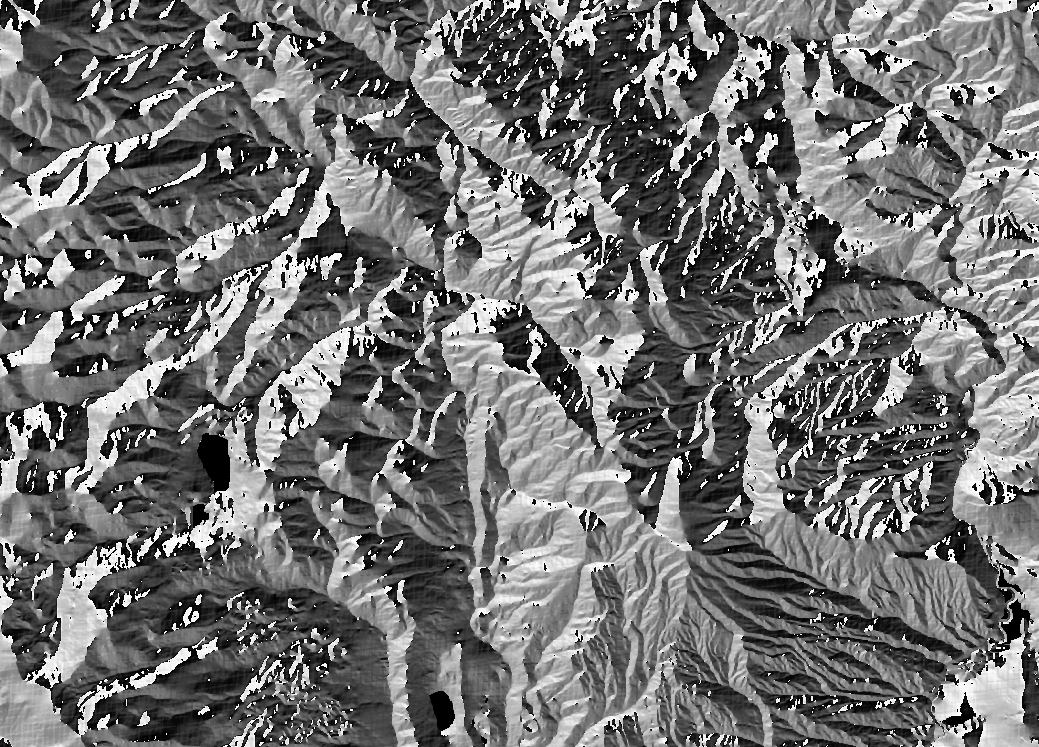
#> input picture data/beaverCreek/aspect.tif, 1039 x 747 px
$ python view_tif.py --file data/beaverCreek/aspect.tif
#> lines starting #> are read from the running program, lines starting #| are printed output that depends on the picture; long printed decimals are rounded
#!/usr/bin/env python3.10

import sys
import os
import argparse
import matplotlib.pyplot as plt
import cv2
import numpy as np

def view_tif_file(file_path, title=None):
    """View a TIF file using matplotlib"""
#> called with file_path = 'data/beaverCreek/aspect.tif'
    if not os.path.exists(file_path):
        print(f"Error: File {file_path} not found")
        return

    # Read the TIF file
    img = cv2.imread(file_path, cv2.IMREAD_UNCHANGED)
#> img is the input picture: shape (747, 1039) float32; min -1, max 360, mean 160.4

    if img is None:
        print(f"Error: Could not read {file_path}")
        return

    print(f"Image shape: {img.shape}")
#| Image shape: (747, 1039)
    print(f"Data type: {img.dtype}")
#| Data type: float32
    print(f"Min value: {img.min()}")
#| Min value: -1.0
    print(f"Max value: {img.max()}")
#| Max value: 359.999

    # Display the image
    plt.figure(figsize=(10, 8))
    plt.imshow(img, cmap='gray')
    plt.colorbar(label='Pixel Value')

    if title:
        plt.title(title)
    else:
        plt.title(os.path.basename(file_path))

    plt.axis('off')
    plt.tight_layout()
    plt.show()
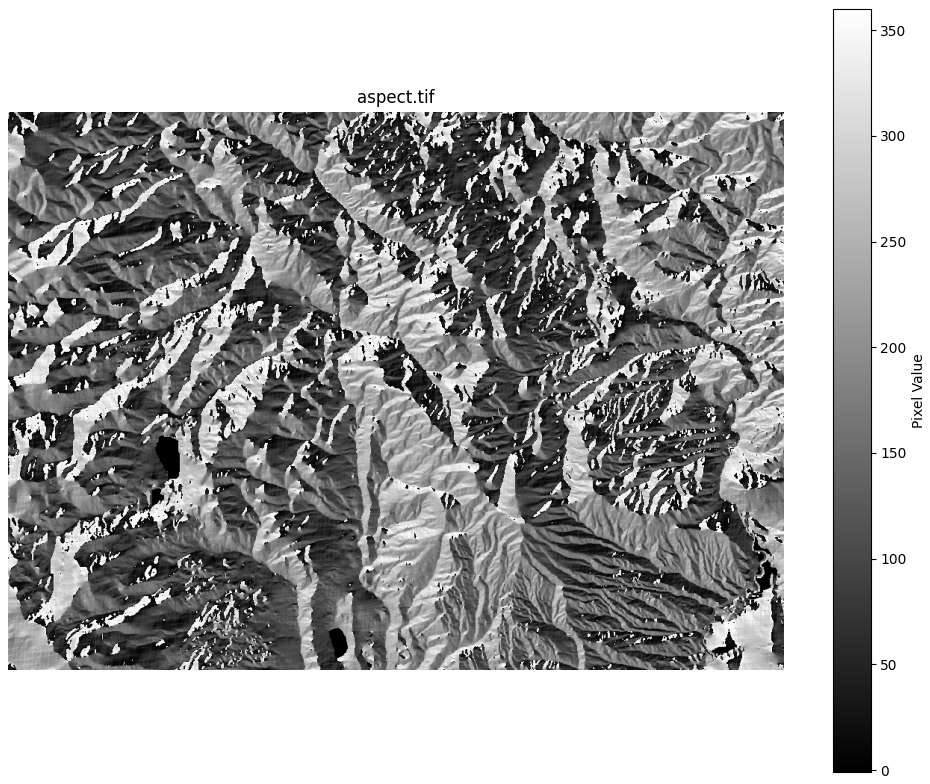
#> figure drawn by matplotlib, 2 panels

def list_available_tifs():
    """List all available TIF files in the data directory"""
    print("Available TIF files:")
    print("\nTerrain data (in each fire directory):")
    terrain_files = ['dem.tif', 'aspect.tif', 'slope.tif', 'ndvi.tif',
                     'band_2.tif', 'band_3.tif', 'band_4.tif', 'band_5.tif']
    for file in terrain_files:
        print(f"  {file}")

    print("\nFire perimeter data (in perims/ subdirectory):")
    print("  Date-based files (e.g., 0711.tif, 0712.tif, etc.)")

    # List fires
    fires = [f for f in os.listdir('data') if os.path.isdir(os.path.join('data', f)) and not f.startswith('.')]
    print(f"\nAvailable fires: {fires}")

def main():
    parser = argparse.ArgumentParser(description='View TIF files in the FireCast project')
    parser.add_argument('--file', type=str, help='Path to TIF file to view')
    parser.add_argument('--fire', type=str, help='Fire name (e.g., beaverCreek)')
    parser.add_argument('--type', type=str, choices=['dem', 'aspect', 'slope', 'ndvi', 'band_2', 'band_3', 'band_4', 'band_5'],
                       help='Type of terrain data to view')
    parser.add_argument('--date', type=str, help='Date for perimeter data (e.g., 0711)')
    parser.add_argument('--list', action='store_true', help='List available TIF files')

    args = parser.parse_args()

    if args.list:
        list_available_tifs()
        return

    if args.file:
        # Direct file path provided
        view_tif_file(args.file)
    elif args.fire and args.type:
        # View terrain data for specific fire
        file_path = f"data/{args.fire}/{args.type}.tif"
        view_tif_file(file_path, f"{args.fire} - {args.type}")
    elif args.fire and args.date:
        # View perimeter data for specific fire and date
        file_path = f"data/{args.fire}/perims/{args.date}.tif"
        view_tif_file(file_path, f"{args.fire} - Perimeter {args.date}")
    else:
        print("Usage examples:")
        print("  python3.10 view_tif.py --list")
        print("  python3.10 view_tif.py --fire beaverCreek --type dem")
        print("  python3.10 view_tif.py --fire beaverCreek --date 0711")
        print("  python3.10 view_tif.py --file data/beaverCreek/dem.tif")

if __name__ == "__main__":
    main()
